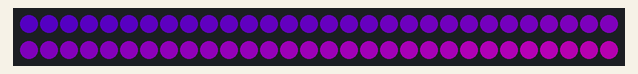
Bench run of a sketch on a simulated Arduino Uno, built with avr-gcc and run on an emulated ATmega328P. Shown: 60 RGB LEDs in strip order, left to right, continuing on the next row. Dim RGB values are drawn brighter than linear.

Above: at 1.15 s.
At 7.1 s:
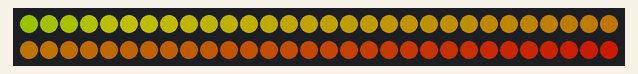
At 11.31 s:
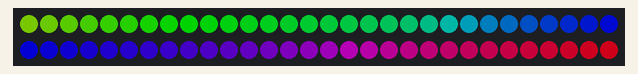
At 20.81 s:
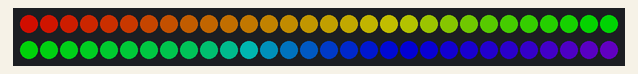
At 28.49 s:
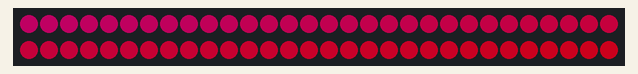
At 39.78 s:
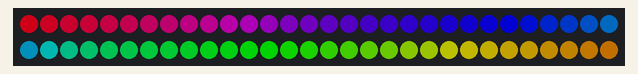

The sketch:

demo_0.ino
```cpp
/* fill_grad
 *
 * By: Andrew Tuline
 *
 * Date: August, 2015
 *
 * Here's a simple method to blend between a couple of colours across a strand of LED's.
 *
 * It uses FastLED's:
 *
 * - fill_gradient() function to blend between two colours.
 * - beatsin8() to provide a time based smooth varying input to blend().
 *
 * An issue when using the fill_gradient is which way you want the gradient to sweep around the colour wheel. Options are:
 *
 * FORWARD_HUES: hue always goes clockwise
 * BACKWARD_HUES: hue always goes counter-clockwise
 * SHORTEST_HUES: hue goes whichever way is shortest and is the DEFAULT
 * LONGEST_HUES: hue goes whichever way is longest
 *
 * When the start and end colours are animated, the sweep will flip in the other direction at certain points, thus causing a disruption of the smooth gradient.
 *
 * This routine demonstrates one method to animate the start/end hues and to ensure the fill_gradient remains consistently smooth.
 *
 */

#include "FastLED.h"                                        // FastLED library. Preferably the latest copy of FastLED 2.1.

#if FASTLED_VERSION < 3001000
#error "Requires FastLED 3.1 or later; check github for latest code."
#endif

// Fixed global definitions.
#define LED_DT 3                                             // Data pin to connect to the strip.
#define LED_CK 11                                             // Clock pin for WS2801 or APA102.
#define COLOR_ORDER GRB                                       // It's GRB for WS2812 and BGR for APA102.
#define LED_TYPE WS2812                                       // Using APA102, WS2812, WS2801. Don't forget to modify LEDS.addLeds to suit.
#define NUM_LEDS 60                                           // Number of LED's.

// Initialize changeable global variables.
uint8_t max_bright = 128;                                      // Overall brightness definition. It can be changed on the fly.

struct CRGB leds[NUM_LEDS];                                   // Initialize our LED array.


void setup() {

  Serial.begin(115200);                                        // Initialize serial port for debugging.
  delay(1000);                                                // Soft startup to ease the flow of electrons.

//  LEDS.addLeds<LED_TYPE, LED_DT, LED_CK, COLOR_ORDER>(leds, NUM_LEDS);  // Use this for WS2801 or APA102
  LEDS.addLeds<LED_TYPE, LED_DT, COLOR_ORDER>(leds, NUM_LEDS);  // Use this for WS2801 or APA102

  FastLED.setMaxPowerInVoltsAndMilliamps(5, 500);               // This is used by the power management functionality and is currently set at 5V, 500mA.
  FastLED.setBrightness(max_bright);

} // setup()


void loop () {

  fill_grad();
  FastLED.show();                         // Power managed display of LED's.

} // loop()


void fill_grad() {

  uint8_t starthue = beatsin8(5, 0, 255);
  uint8_t endhue = beatsin8(7, 0, 255);

  if (starthue < endhue) {
    fill_gradient(leds, NUM_LEDS, CHSV(starthue,255,255), CHSV(endhue,255,255), FORWARD_HUES);    // If we don't have this, the colour fill will flip around.
  } else {
    fill_gradient(leds, NUM_LEDS, CHSV(starthue,255,255), CHSV(endhue,255,255), BACKWARD_HUES);
  }

} // fill_grad()
```
